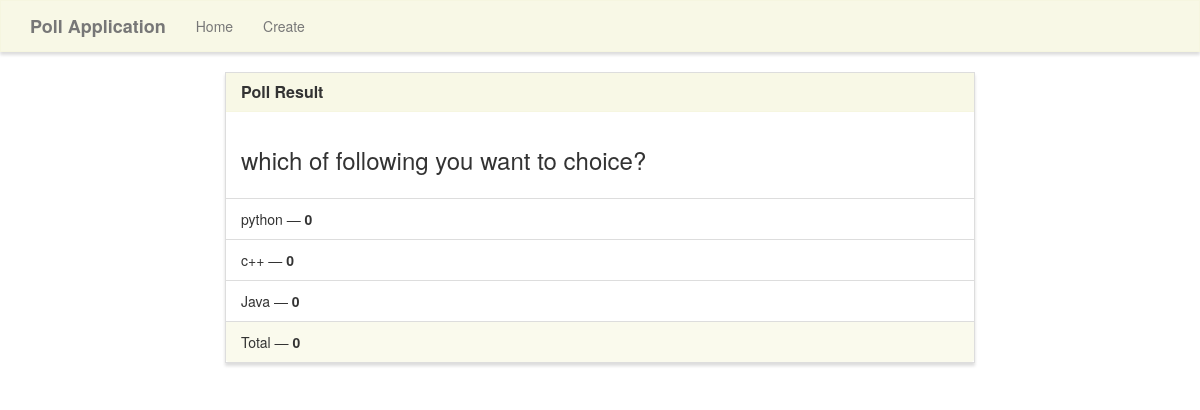
The page /result/7/ on the database its author committed.
### poll_app/models.py (models this page shows)
class pollmodel(models.Model):
    poll_question = models.TextField()
    poll_option_one = models.CharField(max_length=30)
    poll_option_two = models.CharField(max_length=30)
    poll_option_three = models.CharField(max_length=30)
    poll_option_one_count = models.IntegerField(default=0)
    poll_option_two_count = models.IntegerField(default=0)
    poll_option_three_count = models.IntegerField(default=0)
    def total(self):
        return self.poll_option_one_count+self.poll_option_two_count+self.poll_option_three_count

### poll_app/views.py (the view)
# urls.py: path('result/<poll_id>/',views.result, name = "result")
def result(request, poll_id):
    polls = pollmodel.objects.get(pk = poll_id)
    context = {'polls':polls}
    return render(request, 'poll/result.html', context)

### poll_app/templates/poll/result.html
{% extends "poll/base.html" %} {% block title %}Results{% endblock %} {% block main %}
<div class="row">
    <div class="col-lg-8 col-lg-offset-2">
        <div class="panel panel-default">
            <div class="panel-heading">
                <h3 class="panel-title">Poll Result</h3>
            </div>
            <div class="panel-body">
                <h3>{{polls.poll_question}}</h3>
            </div>
            <ul class="list-group">
                <li class="list-group-item">{{polls.poll_option_one}} &mdash; <strong>{{polls.poll_option_one_count}}</strong></li>
                <li class="list-group-item">{{polls.poll_option_two}} &mdash; <strong>{{polls.poll_option_two_count}}</strong></li>
                <li class="list-group-item">{{polls.poll_option_three}} &mdash; <strong>{{polls.poll_option_three_count}}</strong></li>
            </ul>
            <div class="panel-footer">
                Total &mdash; <strong>{{polls.total}}</strong>
            </div>
        </div>
    </div>
</div>
{% endblock %}

### poll_app/templates/poll/base.html (shortened to what this page needs)
{% load static %}
<!DOCTYPE html>
<html lang="en">
<head>
    <link rel="stylesheet" href="https://maxcdn.bootstrapcdn.com/bootstrap/3.3.7/css/bootstrap.min.css">
    <link rel="stylesheet" type="text/css" href="{% static 'style.css' %}" />
</head>
<body>
    <nav class="navbar navbar-default" role="navigation">
        <div class="container">
            <div class="navbar-header">
                <a class="navbar-brand" href="{% url 'home' %}">Poll Application</a>
            </div>
            <div class="collapse navbar-collapse navbar-ex1-collapse">
                <ul class="nav navbar-nav">
                    <li><a href="{% url 'home' %}">Home</a></li>
                    <li><a href="{% url 'create' %}">Create</a></li>
                </ul>
            </div>
        </div>
    </nav>
    <div class="container">
        {% block main %}{% endblock %}
    </div>
</body>
</html>

### poll_app/static/style.css (style rules this page uses)
.navbar-default, .btn, .form-control, .panel { border-radius: 0; }
.navbar-default { background-color: rgba(245, 245, 220, .7); border-color: rgba(245, 245, 220, .6); box-shadow: 0px 3px 3px 0px #ddd; }
.panel-default>.panel-heading { color: #333; background-color: rgba(245, 245, 220, .7); border-color: rgba(245, 245, 220, .6); border-top-left-radius: 0; border-top-right-radius: 0; }
.panel-footer { background-color: rgba(245, 245, 220, .5); border-color: rgba(245, 245, 220, .4); }
.panel { box-shadow: 0px 3px 3px 0px #ddd; }
a.navbar-brand, .panel-title { font-weight: bolder; }

### rows shown on the page
pollmodel: poll_question "which of following you want to choice?", poll_option_one "python", poll_option_one_count "0", poll_option_two "c++", poll_option_two_count "0", poll_option_three "Java", poll_option_three_count "0", total "0"
